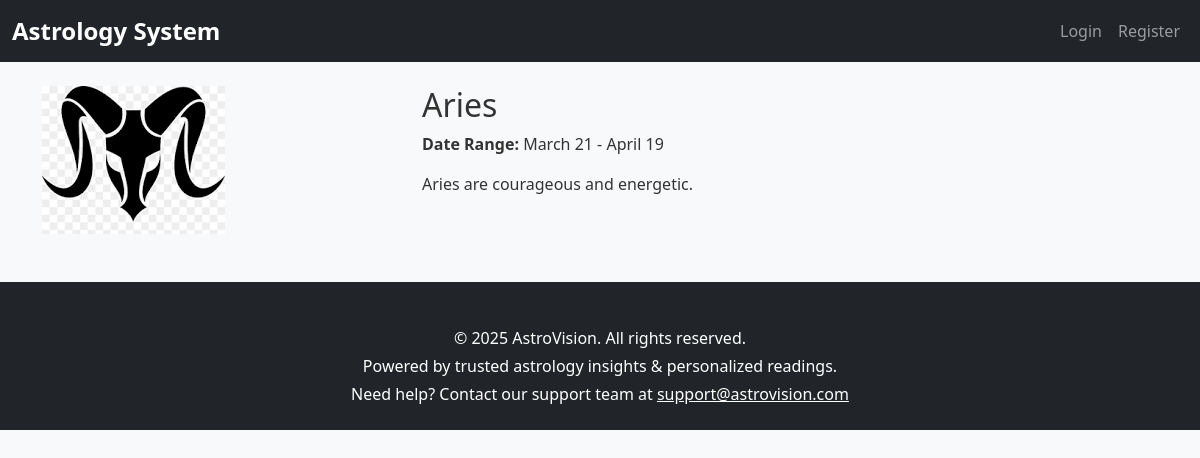
Page /zodiac/zodiac_detail.php?id=1 on the committed database.
### tables this page shows
CREATE TABLE `zodiac_signs` (
  `id` int(11) NOT NULL,
  `name` varchar(50) NOT NULL,
  `date_range` varchar(50) NOT NULL,
  `element` varchar(50) DEFAULT NULL,
  `modality` varchar(50) DEFAULT NULL,
  `description` text DEFAULT NULL,
  `image` varchar(255) DEFAULT NULL,
  `created_at` datetime DEFAULT current_timestamp(),
  `updated_at` datetime DEFAULT current_timestamp() ON UPDATE current_timestamp()
);

### zodiac/zodiac_detail.php (the view, shortened to what this page needs)
<?php
include '../includes/navbar.php';
require '../config/db.php';
$id = isset($_GET['id']) ? intval($_GET['id']) : 0;
$stmt = $conn->prepare("SELECT * FROM zodiac_signs WHERE id = ?");
$stmt->bind_param("i", $id);
$stmt->execute();
$result = $stmt->get_result();
$zodiac = $result->fetch_assoc();
?>
<div class="container mt-4">
    <div class="row">
        <div class="col-md-4">
            <img src="../assets/images/zodiac/<?= htmlspecialchars($zodiac['image']) ?>" alt="<?= htmlspecialchars($zodiac['name']) ?>" class="img-fluid">
        </div>
        <div class="col-md-8">
            <h2><?= htmlspecialchars($zodiac['name']) ?></h2>
            <p><strong>Date Range:</strong> <?= htmlspecialchars($zodiac['date_range']) ?></p>
            <p><?= nl2br(htmlspecialchars($zodiac['description'])) ?></p>
        </div>
    </div>
</div>
<?php include '../includes/footer.php'; ?>

### assets/css/style.css (style rules this page uses)
body { font-family: 'Segoe UI', Tahoma, Geneva, Verdana, sans-serif; background-color: #f8f9fa; color: #333; }
.container { margin-top: 20px; }

### rows in the picture
zodiac_signs: image (picture), name "Aries", date_range "March 21 - April 19", description "Aries are courageous and energetic."
